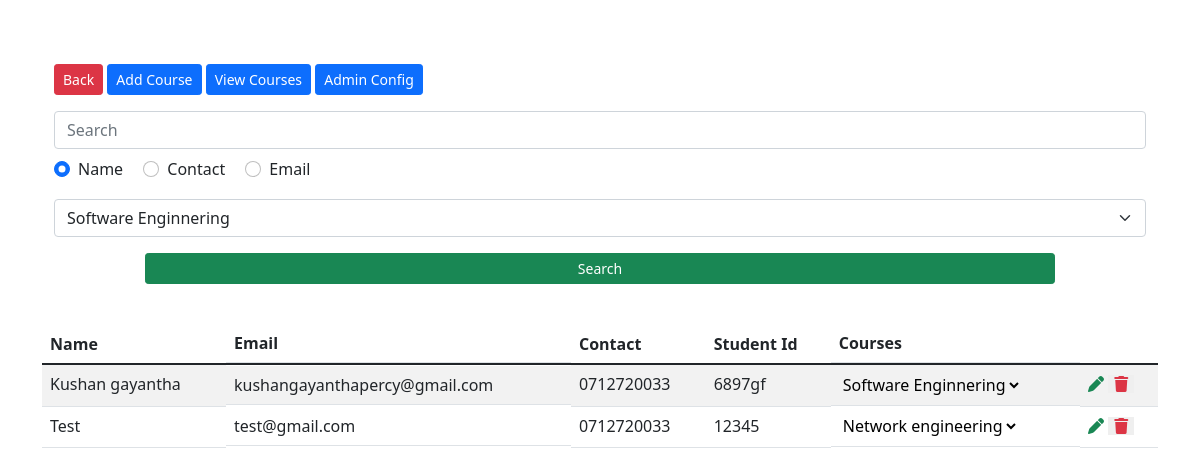
The page /view/admin.dashboard.php (signed in) on the database its author committed.
### tables this page shows
CREATE TABLE `student` (
  `id` int(11) NOT NULL,
  `name` varchar(255) NOT NULL,
  `NIC` varchar(20) NOT NULL DEFAULT 'N/A',
  `parent_name` varchar(255) NOT NULL,
  `address` varchar(255) NOT NULL,
  `email` varchar(255) NOT NULL,
  `gender` varchar(20) DEFAULT NULL,
  `date_of_birth` varchar(20) NOT NULL,
  `reg_date` varchar(20) NOT NULL,
  `paid_amount` int(11) NOT NULL DEFAULT 0,
  `fees` int(11) NOT NULL DEFAULT 0,
  `img_url` varchar(255) NOT NULL,
  `contact` varchar(11) NOT NULL,
  `balance` int(11) NOT NULL DEFAULT 0,
  `finished_date` varchar(20) NOT NULL,
  `student_id` varchar(11) NOT NULL DEFAULT 'N/A'
);

### config/Database.php (called while the page is built, shortened)
<?php
class Database{
  private $user='root';
  private $host='localhost';
  private $db='courses';
  private $password='';
  private static $DB=null;
  public static function getDB(){
    return self::$DB;
  }
  private function __construct(){
    try{
      self::$DB = new mysqli($this->host, $this->user, $this->password, $this->db);
      $stm = "
      CREATE TABLE IF NOT EXISTS student(
        id INT AUTO_INCREMENT,
        student_id VARCHAR(20) NOT NULL DEFAULT 'N/A',
        name VARCHAR(255) NOT NULL,
        NIC VARCHAR(20) NOT NULL DEFAULT 'N/A',
        address VARCHAR(255) NOT NULL,
        parent_name VARCHAR(255) NULL DEFAULT 'None',
        email VARCHAR(255) NOT NULL,
        date_of_birth VARCHAR(20) NOT NULL,
        reg_date VARCHAR(255),
        paid_amount INT DEFAULT 0,
        fees INT DEFAULT 0,
        gender VARCHAR(20) NULL DEFAULT NULL,
        img_url VARCHAR(255),
        contact VARCHAR(11) NOT NULL,
        balance INT DEFAULT 0,
        finish_date VARCHAR(255) DEFAULT 'N/A'
      )
      ";
      self::$DB->query($stm);
    }catch(Exception $e){
      self::$DB = null;
    }
  }
}
?>

### config/Course.php (called while the page is built, shortened)
<?php
function getAllCourse($db):array|null{
  $res = $db->query("SELECT name,id,fee FROM course");
  $cs = [];
  if($res==TRUE && $res->num_rows>0){
    while($r=$res->fetch_assoc()){
      array_push($cs, $r);
    }
    return $cs;
  }
  return null;
}
function GetEntroledCourse($userid,$db):array|null{
  $stm = $db->prepare("SELECT * FROM registrations  LEFT JOIN course ON registrations.course_id=course.id WHERE student_id=?");
  $stm->bind_param('i', $userid);
  $courses = [];
  if($stm->execute()){
    $res = $stm->get_result();
   if($res->num_rows>0){
     while($r=$res->fetch_assoc()){
      array_push($courses, $r);
      }
      return $courses;
   }
    return null;
  }
  return null;
}

### config/User.php (called while the page is built, shortened)
<?php
class User{
  private mysqli $db;
  public function __construct($db){
    $this->db = $db;
  }
  public function getAllStudents():array|null{
    $sql = "SELECT * FROM student ORDER BY id DESC";
    $res=$this->db->query($sql);
    $rows = [];
    if($res==TRUE && $res->num_rows>0){
      while($r=$res->fetch_assoc()){
        array_push($rows, $r);
      }
      return $rows;
    }
    return null;
  }
}
?>

### view/admin.dashboard.php (the view, shortened to what this page needs)
<?php
include_once '../config/Database.php';
include_once '../config/User.php';
include_once '../config/Course.php';
$user=new User(Database::getDB());
$courses = getAllCourse(Database::getDB());
?>
<html lang="en">
  <head>
    <link href="https://cdn.jsdelivr.net/npm/bootstrap@5.1.3/dist/css/bootstrap.min.css" rel="stylesheet"
>
    <link rel="stylesheet" href="https://cdnjs.cloudflare.com/ajax/libs/font-awesome/6.1.1/css/all.min.css"
 />
  </head>
  <body>
    <div class="container py-5">
      <div class="container my-3">
        <a href='../index.php' class='btn btn-sm btn-danger'>Back</a>
        <button type="button" class="btn btn-primary btn-sm" data-bs-toggle="modal" data-bs-target="#addcourseModel">
          Add Course
        </button>
        <a  class="btn btn-primary btn-sm" href="./view.courses.php">
          View Courses
        </a>
        <button type="button" class="btn btn-primary btn-sm" data-bs-toggle="modal" data-bs-target="#adminConfigeModel">
          Admin Config
        </button>
      </div>
      <div class="container">
        <form action="">
          <div class="col-12">
            <input type="text" id="myInput" onkeyup="myFunction()" placeholder="Search" class="form-control">
          </div>
          <div class="col-12 my-2">
            <div class="form-check form-check-inline">
              <input class="form-check-input" checked type="radio" name="inlineRadioOptions" id="inlineRadio1"
                     value="NAME">
              <label class="form-check-label" for="inlineRadio1">Name</label>
            </div>
            <div class="form-check form-check-inline">
              <input class="form-check-input" type="radio" name="inlineRadioOptions" id="inlineRadio1" value="NUMBER">
              <label class="form-check-label" for="inlineRadio1">Contact</label>
            </div>
            <div class="form-check form-check-inline">
              <input class="form-check-input" type="radio" name="inlineRadioOptions" id="inlineRadio1" value="EMAIL">
              <label class="form-check-label" for="inlineRadio1">Email</label>
            </div>
          </div>
          <div class="col-12 my-3">
            <select name="" id="" class="form-select">
              <?php
              foreach ($courses as $course) {
                echo '<option value="'.$course['name'].'">'.ucfirst($course['name']).'</option>';
              }
              ?>
            </select>
          </div>
          <div class="col-10 mx-auto">
            <input type="submit" value="Search" class="w-100 btn btn-sm btn-success" name="search">
          </div>
        </form>
      </div>
      <div class="row">
        <div class="col-12 mt-4">
          <table class="table table-striped" id="myTable">
            <thead>
              <tr>
                <th>Name</th>
                <th class="d-none d-md-flex">Email</th>
                <th>Contact</th>
                <th>Student Id</th>
                <th class="d-none d-md-flex">Courses</th>
                <th></th>
              </tr>
            </thead>
            <tbody>
              <?php
                foreach($user->getAllStudents() as $student){?>
              <tr>
                <td><?= ucfirst($student['name'])?></td>
                <td class="d-none d-md-flex"><?= $student['email']?></td>
                <td><?= $student['contact']?></td>
                <td><?= $student['student_id']?></td>
                <td class="d-none d-md-flex">
                  <?php
                    $courses = GetEntroledCourse($student['id'], Database::getDB());
                    if($courses==null){?>
                  N/A
                  <?php }else{
                      echo '<select name="" id="" class="border-0 bg-transparent">';
                      foreach ($courses as $course) {?>
                  <option><?= ucfirst($course['name'])?></option>
                  <?php }
                      echo '</select>';
                    }
                    ?>
                </td>
                <td>
                  <a href="./edit.view.php?stid=<?=$student['id']?>" class="text-success"><i
                       class="fa-solid fa-pen"></i></a>
                  <button type="button" class="border-0 text-danger" data-bs-toggle="modal"
                          data-bs-target="#exampleModal<?=$student['id']?>">
                    <i class="fa-solid fa-trash"></i>
                  </button>
                </td>
              </tr>
              <?php }
              ?>
            </tbody>
          </table>
        </div>
      </div>
    </div>
  </body>
</html>

### rows shown on the page
student: name "Kushan gayantha", email "kushangayanthapercy@gmail.com", contact "0712720033", student "6897gf"
student: name "Test", email "test@gmail.com", contact "0712720033", student "12345"

### other values the page prints
form field value "Software Enginnering"
form field value "Network engineering"
